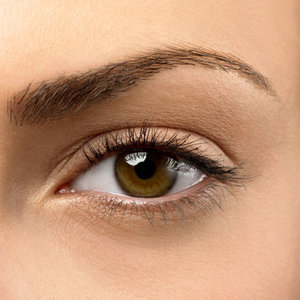
//> input picture project/code/Developmental_Code/images/eye.bmp, 300 x 300 px
$ ./ffill   (built with g++ and OpenCV 4)
//> lines starting //> are read from the running program, lines starting //| are printed output that depends on the picture; after the words box and inside, x2 and y2 are one past the last pixel; in counts of white or black regions, pixels touching at a corner belong together
/* * * * * * * * * * * * * * * * * * * * * * * * * * * * * * * * * * * * * * *
 * ffill.cpp
 *
 * Bobby Flitsch
 * Aaron Graham-Horowitz
 * TJ Barber
 * Hikari Senju
 *
 * CS51 Final Project
 *
 * This program was used to understand how cv::floodFill works, and exactly
 * what arguments should be passed to the function in order to make it work
 * in the behavior we intended. Using the "floodFillDemo.cpp" program
 * (provided by OpenCV) on "eye.bmp", we were able to figure out a pixel on
 * the pupil of the eye was located at Point(150,170). Since this program was
 * used before we correctly figured out the method for looping through an
 * image and search for a pixel to use as the seed to cv::floodFill, the
 * previously stated point has been hard coded into this file, as its intended
 * use is merely to experiment with the intended behavior of our calls to
 * cv::floodFill within our eyedetect program.
 *
 * The intended behavior of the program (called with no command line args)
 * should be as follows:
 * 1) The eye image will be loaded and displayed in the "input" window. The
 *    program will wait for a key to be pressed before continuing.
 * 2) After a key is pressed, the input is copied to another image. floodFill
 *    is then called on this copied image, and the object (the filled in
 *    pupil) is stored as a rect "eye". A circle is then drawn on the
 *    *original* image (this way, the detected image does *not* have the
 *    flood filled area, just the drawn circle). The flood filled and circled
 *    images are then displayed.
 * 3) When a key is pressed, the windows are destroyed, and the program exits.
 * * * * * * * * * * * * * * * * * * * * * * * * * * * * * * * * * * * * * * */

#include "opencv2/objdetect/objdetect.hpp"
#include "opencv2/highgui/highgui.hpp"
#include "opencv2/imgproc/imgproc.hpp"

#include <iostream>
#include <stdio.h>

using namespace std;
using namespace cv;

int main(void)
{
    /* create image path (default to eye.bmp since the seed is based off of
     * this specific image) */
    String path = "images/eye.bmp";

    // create original image
    Mat input = imread(path);
//> input is the input picture: 300 rows x 300 cols, CV_8UC3; mean B, G, R 119.4, 149.7, 194.8

    // show original image
    cvNamedWindow( "input", 1 );
    imshow("input", input);
    waitKey();

    // initialize floodfill vars
    Mat fimg;
    Point seed = Point(150,170);
    Scalar color = CV_RGB(0,0,255);
    Rect eye;
    int lo = 20;
    int up = 20;
    int flags = CV_FLOODFILL_FIXED_RANGE;

    // copy the image that flood fill will overwrite
    input.copyTo(fimg);

    // run floodfill to locate eye object
    floodFill(fimg, seed, color, &eye, Scalar::all(lo),
              Scalar::all(up), flags);
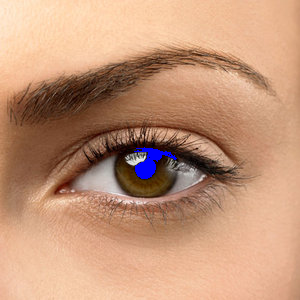
//> fimg: 300 rows x 300 cols, CV_8UC3; 0.63% of pixels changed, all inside (x1, y1, x2, y2) = (134, 147, 177, 179)
//> eye = Rect(134, 147, 43, 32)

    // initialize circle drawing vars
    Point center;
    int radius;
    double scale = 1.0;
    Rect *r;

    // set r to point to the data for the eye rect
    r = &eye;

    // set the vals for drawing the circle
    center.x = cvRound((r->x + r->width*0.5)*scale);
//> center = Point(156, 0)
    center.y = cvRound((r->y + r->height*0.5)*scale);
//> center = Point(156, 163)
    radius = cvRound((r->width + r->height)*0.25*scale);
//> radius = 19

    // draw the circle on original image
    circle(input, center, radius, color, -1, 8, 0);
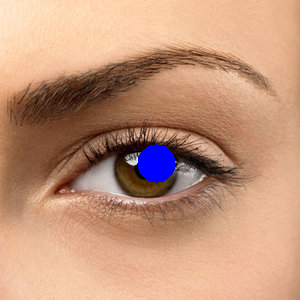
//> input: 300 rows x 300 cols, CV_8UC3; 1.25% of pixels changed, all inside (x1, y1, x2, y2) = (137, 144, 176, 183)

    // show the 2 edited images
    cvNamedWindow( "ffilled", 1 );
    cvNamedWindow( "circled", 1 );
    imshow("ffilled", fimg);
    imshow("circled", input);

    // exit on key press
    waitKey();
    cvDestroyWindow("input");
    cvDestroyWindow("ffilled");
    cvDestroyWindow("circled");
    return 0;
}
